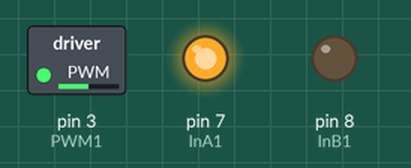
The sketch below on a simulated Arduino Uno, built with avr-gcc and run on an emulated ATmega328P. On the bench: switched loads named in the sketch (green lamp = pin HIGH), output pins drawn as LEDs (lit = HIGH).

Above: at 0.1 s.
Timing chart, 0 to 1.6 s (numbered marks = the images above):
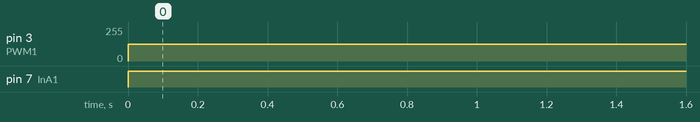

The sketch:

singleMotor.ino
```cpp
    int InA1 = 7;
    int InB1 = 8;
    int PWM1 = 3;  //PWM1 connects to pin 3
    int PWM1_val = 127; //(25% = 64; 50% = 127; 75% = 191; 100% = 255)

    void setup() {
    Serial.begin(9600);
    pinMode(InA1, OUTPUT);
    pinMode(InB1, OUTPUT);
    pinMode(PWM1, OUTPUT);
    }

    void loop() {
    digitalWrite(InA1, HIGH);
    digitalWrite(InB1, LOW);
    analogWrite(PWM1, PWM1_val);
    }
```

Measured:
- by itself, pin 3 (PWM1): 0/255 → 127/255 at 0.00 s
- by itself, pin 7 (InA1): LOW → HIGH at 0.00 s
